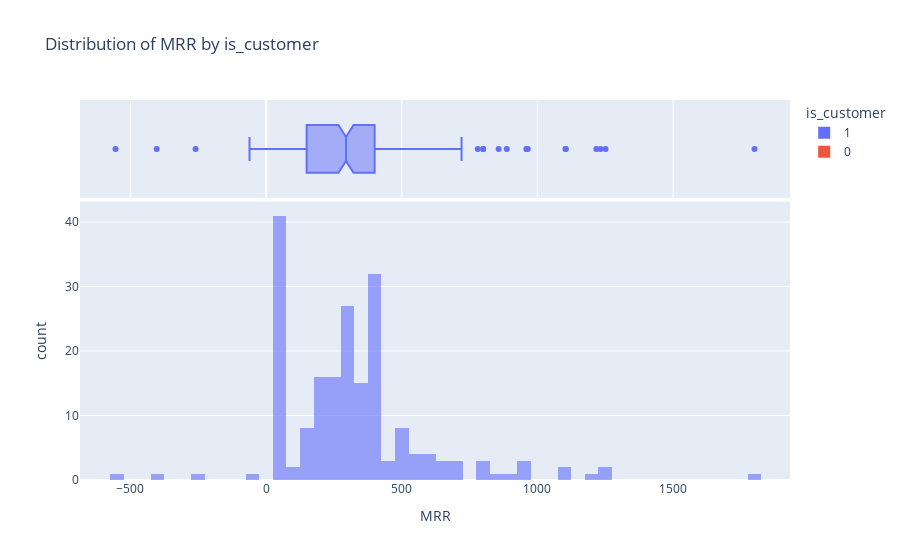
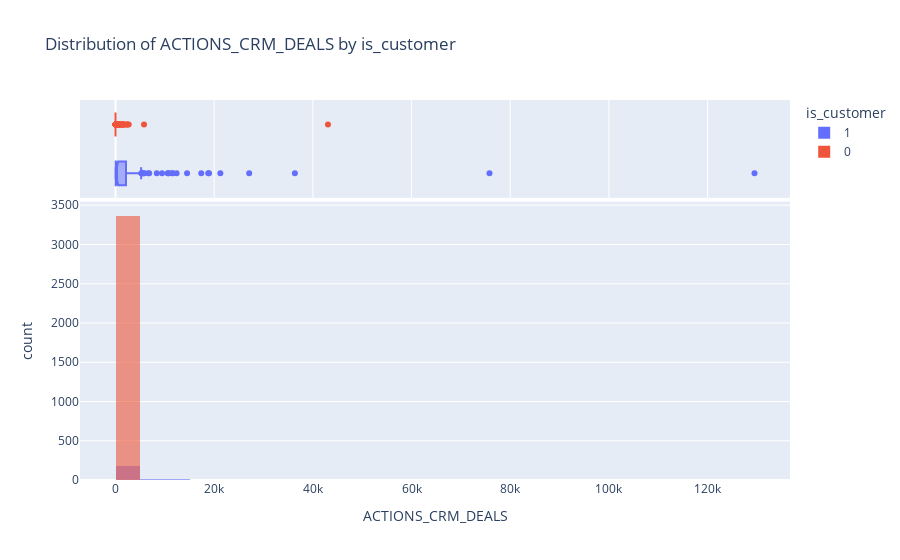
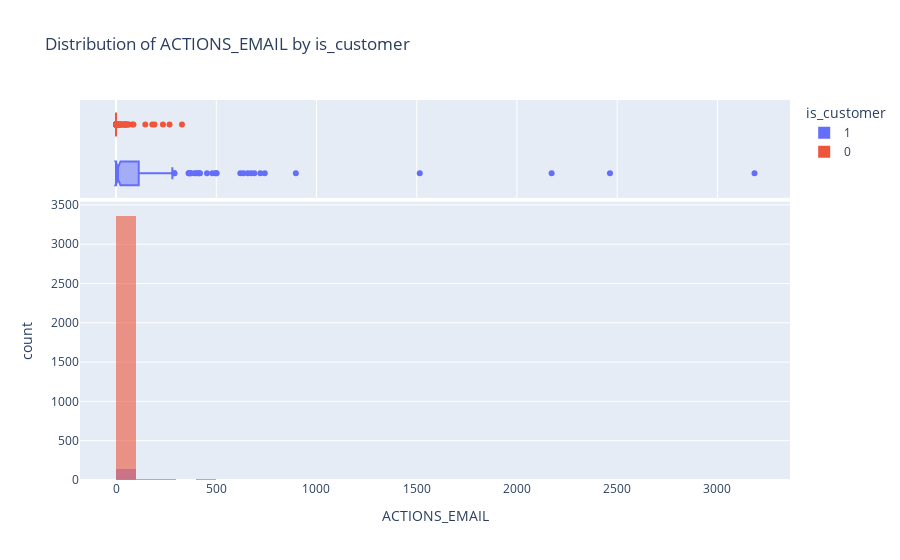

These figures' notebook cell, in order:
### Code cell
for col in ["MRR", "ACTIONS_CRM_DEALS", "ACTIONS_EMAIL"]:
    if col in data.columns:
        fig = px.histogram(
            data,
            x=col,
            color="is_customer",
            barmode="overlay",
            nbins=50,
            opacity=0.6,
            marginal="box",  # adds a boxplot on the side
            title=f"Distribution of {col} by is_customer"
        )
        fig.show()

### Figure 1 — Plotly figure (JSON) as saved in the notebook; plotly's stock layout.template omitted (floating-point values rounded to 4 significant figures; data arrays with more than 128 entries replaced by an {"elided": "..."} marker saying what was removed)
{"data": [{"bingroup": "x", "hovertemplate": "is_customer=1<br>MRR=%{x}<br>count=%{y}<extra></extra>", "legendgroup": "1", "marker": {"color": "#636efa", "opacity": 0.6, "pattern": {"shape": ""}}, "name": "1", "nbinsx": 50, "orientation": "v", "showlegend": true, "type": "histogram", "x": {"elided": "200 float values"}, "xaxis": "x", "yaxis": "y"}, {"hovertemplate": "is_customer=1<br>MRR=%{x}<extra></extra>", "legendgroup": "1", "marker": {"color": "#636efa"}, "name": "1", "notched": true, "showlegend": false, "type": "box", "x": {"elided": "200 float values"}, "xaxis": "x2", "yaxis": "y2"}, {"bingroup": "x", "hovertemplate": "is_customer=0<br>MRR=%{x}<br>count=%{y}<extra></extra>", "legendgroup": "0", "marker": {"color": "#EF553B", "opacity": 0.6, "pattern": {"shape": ""}}, "name": "0", "nbinsx": 50, "orientation": "v", "showlegend": true, "type": "histogram", "x": {"elided": "5003 float values"}, "xaxis": "x", "yaxis": "y"}, {"hovertemplate": "is_customer=0<br>MRR=%{x}<extra></extra>", "legendgroup": "0", "marker": {"color": "#EF553B"}, "name": "0", "notched": true, "showlegend": false, "type": "box", "x": {"elided": "5003 float values"}, "xaxis": "x2", "yaxis": "y2"}], "layout": {"barmode": "overlay", "legend": {"title": {"text": "is_customer"}, "tracegroupgap": 0}, "title": {"text": "Distribution of MRR by is_customer"}, "xaxis": {"anchor": "y", "domain": [0, 1], "title": {"text": "MRR"}}, "xaxis2": {"anchor": "y2", "domain": [0, 1], "matches": "x", "showgrid": true, "showticklabels": false}, "yaxis": {"anchor": "x", "domain": [0, 0.7326], "title": {"text": "count"}}, "yaxis2": {"anchor": "x2", "domain": [0.7426, 1], "matches": "y2", "showgrid": false, "showline": false, "showticklabels": false, "ticks": ""}}}

### Figure 2 — Plotly figure (JSON) as saved in the notebook; plotly's stock layout.template omitted (floating-point values rounded to 4 significant figures; data arrays with more than 128 entries replaced by an {"elided": "..."} marker saying what was removed)
{"data": [{"bingroup": "x", "hovertemplate": "is_customer=1<br>ACTIONS_CRM_DEALS=%{x}<br>count=%{y}<extra></extra>", "legendgroup": "1", "marker": {"color": "#636efa", "opacity": 0.6, "pattern": {"shape": ""}}, "name": "1", "nbinsx": 50, "orientation": "v", "showlegend": true, "type": "histogram", "x": {"elided": "200 float values"}, "xaxis": "x", "yaxis": "y"}, {"hovertemplate": "is_customer=1<br>ACTIONS_CRM_DEALS=%{x}<extra></extra>", "legendgroup": "1", "marker": {"color": "#636efa"}, "name": "1", "notched": true, "showlegend": false, "type": "box", "x": {"elided": "200 float values"}, "xaxis": "x2", "yaxis": "y2"}, {"bingroup": "x", "hovertemplate": "is_customer=0<br>ACTIONS_CRM_DEALS=%{x}<br>count=%{y}<extra></extra>", "legendgroup": "0", "marker": {"color": "#EF553B", "opacity": 0.6, "pattern": {"shape": ""}}, "name": "0", "nbinsx": 50, "orientation": "v", "showlegend": true, "type": "histogram", "x": {"elided": "5003 float values"}, "xaxis": "x", "yaxis": "y"}, {"hovertemplate": "is_customer=0<br>ACTIONS_CRM_DEALS=%{x}<extra></extra>", "legendgroup": "0", "marker": {"color": "#EF553B"}, "name": "0", "notched": true, "showlegend": false, "type": "box", "x": {"elided": "5003 float values"}, "xaxis": "x2", "yaxis": "y2"}], "layout": {"barmode": "overlay", "legend": {"title": {"text": "is_customer"}, "tracegroupgap": 0}, "title": {"text": "Distribution of ACTIONS_CRM_DEALS by is_customer"}, "xaxis": {"anchor": "y", "domain": [0, 1], "title": {"text": "ACTIONS_CRM_DEALS"}}, "xaxis2": {"anchor": "y2", "domain": [0, 1], "matches": "x", "showgrid": true, "showticklabels": false}, "yaxis": {"anchor": "x", "domain": [0, 0.7326], "title": {"text": "count"}}, "yaxis2": {"anchor": "x2", "domain": [0.7426, 1], "matches": "y2", "showgrid": false, "showline": false, "showticklabels": false, "ticks": ""}}}

### Figure 3 — Plotly figure (JSON) as saved in the notebook; plotly's stock layout.template omitted (floating-point values rounded to 4 significant figures; data arrays with more than 128 entries replaced by an {"elided": "..."} marker saying what was removed)
{"data": [{"bingroup": "x", "hovertemplate": "is_customer=1<br>ACTIONS_EMAIL=%{x}<br>count=%{y}<extra></extra>", "legendgroup": "1", "marker": {"color": "#636efa", "opacity": 0.6, "pattern": {"shape": ""}}, "name": "1", "nbinsx": 50, "orientation": "v", "showlegend": true, "type": "histogram", "x": {"elided": "200 float values"}, "xaxis": "x", "yaxis": "y"}, {"hovertemplate": "is_customer=1<br>ACTIONS_EMAIL=%{x}<extra></extra>", "legendgroup": "1", "marker": {"color": "#636efa"}, "name": "1", "notched": true, "showlegend": false, "type": "box", "x": {"elided": "200 float values"}, "xaxis": "x2", "yaxis": "y2"}, {"bingroup": "x", "hovertemplate": "is_customer=0<br>ACTIONS_EMAIL=%{x}<br>count=%{y}<extra></extra>", "legendgroup": "0", "marker": {"color": "#EF553B", "opacity": 0.6, "pattern": {"shape": ""}}, "name": "0", "nbinsx": 50, "orientation": "v", "showlegend": true, "type": "histogram", "x": {"elided": "5003 float values"}, "xaxis": "x", "yaxis": "y"}, {"hovertemplate": "is_customer=0<br>ACTIONS_EMAIL=%{x}<extra></extra>", "legendgroup": "0", "marker": {"color": "#EF553B"}, "name": "0", "notched": true, "showlegend": false, "type": "box", "x": {"elided": "5003 float values"}, "xaxis": "x2", "yaxis": "y2"}], "layout": {"barmode": "overlay", "legend": {"title": {"text": "is_customer"}, "tracegroupgap": 0}, "title": {"text": "Distribution of ACTIONS_EMAIL by is_customer"}, "xaxis": {"anchor": "y", "domain": [0, 1], "title": {"text": "ACTIONS_EMAIL"}}, "xaxis2": {"anchor": "y2", "domain": [0, 1], "matches": "x", "showgrid": true, "showticklabels": false}, "yaxis": {"anchor": "x", "domain": [0, 0.7326], "title": {"text": "count"}}, "yaxis2": {"anchor": "x2", "domain": [0.7426, 1], "matches": "y2", "showgrid": false, "showline": false, "showticklabels": false, "ticks": ""}}}
